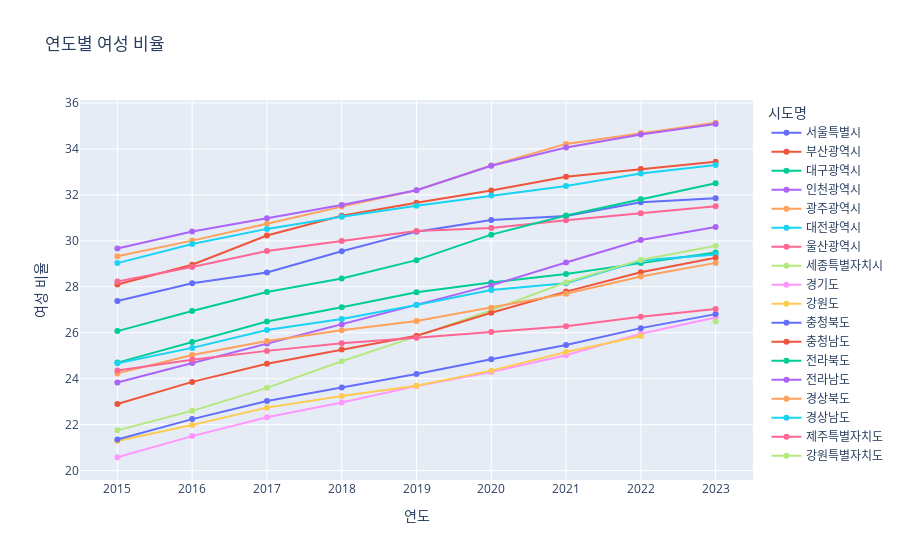

Source (notebook cell):
### Code cell
fig = px.line(df_all, x='연도', y='여성비율', color='시도명',
              title='연도별 여성 비율',
              labels={'연도': '연도', '여성비율': '여성 비율'},
              markers=True)
fig

### Figure 1 — Plotly figure (JSON) as saved in the notebook; plotly's stock layout.template omitted (floating-point values rounded to 4 significant figures)
{"data": [{"hovertemplate": "시도명=서울특별시<br>연도=%{x}<br>여성 비율=%{y}<extra></extra>", "legendgroup": "서울특별시", "line": {"color": "#636efa", "dash": "solid"}, "marker": {"symbol": "circle"}, "mode": "lines+markers", "name": "서울특별시", "orientation": "v", "showlegend": true, "type": "scatter", "x": [2015, 2016, 2017, 2018, 2019, 2020, 2021, 2022, 2023], "xaxis": "x", "y": [27.38, 28.15, 28.62, 29.55, 30.4, 30.91, 31.08, 31.68, 31.85], "yaxis": "y"}, {"hovertemplate": "시도명=부산광역시<br>연도=%{x}<br>여성 비율=%{y}<extra></extra>", "legendgroup": "부산광역시", "line": {"color": "#EF553B", "dash": "solid"}, "marker": {"symbol": "circle"}, "mode": "lines+markers", "name": "부산광역시", "orientation": "v", "showlegend": true, "type": "scatter", "x": [2015, 2016, 2017, 2018, 2019, 2020, 2021, 2022, 2023], "xaxis": "x", "y": [28.1, 28.96, 30.23, 31.09, 31.66, 32.19, 32.79, 33.13, 33.44], "yaxis": "y"}, {"hovertemplate": "시도명=대구광역시<br>연도=%{x}<br>여성 비율=%{y}<extra></extra>", "legendgroup": "대구광역시", "line": {"color": "#00cc96", "dash": "solid"}, "marker": {"symbol": "circle"}, "mode": "lines+markers", "name": "대구광역시", "orientation": "v", "showlegend": true, "type": "scatter", "x": [2015, 2016, 2017, 2018, 2019, 2020, 2021, 2022, 2023], "xaxis": "x", "y": [24.7, 25.6, 26.49, 27.11, 27.76, 28.19, 28.56, 29.03, 29.49], "yaxis": "y"}, {"hovertemplate": "시도명=인천광역시<br>연도=%{x}<br>여성 비율=%{y}<extra></extra>", "legendgroup": "인천광역시", "line": {"color": "#ab63fa", "dash": "solid"}, "marker": {"symbol": "circle"}, "mode": "lines+markers", "name": "인천광역시", "orientation": "v", "showlegend": true, "type": "scatter", "x": [2015, 2016, 2017, 2018, 2019, 2020, 2021, 2022, 2023], "xaxis": "x", "y": [23.83, 24.68, 25.53, 26.36, 27.22, 28.06, 29.06, 30.04, 30.6], "yaxis": "y"}, {"hovertemplate": "시도명=광주광역시<br>연도=%{x}<br>여성 비율=%{y}<extra></extra>", "legendgroup": "광주광역시", "line": {"color": "#FFA15A", "dash": "solid"}, "marker": {"symbol": "circle"}, "mode": "lines+markers", "name": "광주광역시", "orientation": "v", "showlegend": true, "type": "scatter", "x": [2015, 2016, 2017, 2018, 2019, 2020, 2021, 2022, 2023], "xaxis": "x", "y": [29.33, 30.01, 30.74, 31.49, 32.2, 33.28, 34.22, 34.69, 35.14], "yaxis": "y"}, {"hovertemplate": "시도명=대전광역시<br>연도=%{x}<br>여성 비율=%{y}<extra></extra>", "legendgroup": "대전광역시", "line": {"color": "#19d3f3", "dash": "solid"}, "marker": {"symbol": "circle"}, "mode": "lines+markers", "name": "대전광역시", "orientation": "v", "showlegend": true, "type": "scatter", "x": [2015, 2016, 2017, 2018, 2019, 2020, 2021, 2022, 2023], "xaxis": "x", "y": [24.67, 25.34, 26.12, 26.6, 27.21, 27.86, 28.15, 29.14, 29.4], "yaxis": "y"}, {"hovertemplate": "시도명=울산광역시<br>연도=%{x}<br>여성 비율=%{y}<extra></extra>", "legendgroup": "울산광역시", "line": {"color": "#FF6692", "dash": "solid"}, "marker": {"symbol": "circle"}, "mode": "lines+markers", "name": "울산광역시", "orientation": "v", "showlegend": true, "type": "scatter", "x": [2015, 2016, 2017, 2018, 2019, 2020, 2021, 2022, 2023], "xaxis": "x", "y": [28.23, 28.86, 29.56, 29.99, 30.43, 30.56, 30.9, 31.2, 31.5], "yaxis": "y"}, {"hovertemplate": "시도명=세종특별자치시<br>연도=%{x}<br>여성 비율=%{y}<extra></extra>", "legendgroup": "세종특별자치시", "line": {"color": "#B6E880", "dash": "solid"}, "marker": {"symbol": "circle"}, "mode": "lines+markers", "name": "세종특별자치시", "orientation": "v", "showlegend": true, "type": "scatter", "x": [2015, 2016, 2017, 2018, 2019, 2020, 2021, 2022, 2023], "xaxis": "x", "y": [21.75, 22.6, 23.6, 24.76, 25.84, 26.98, 28.2, 29.17, 29.79], "yaxis": "y"}, {"hovertemplate": "시도명=경기도<br>연도=%{x}<br>여성 비율=%{y}<extra></extra>", "legendgroup": "경기도", "line": {"color": "#FF97FF", "dash": "solid"}, "marker": {"symbol": "circle"}, "mode": "lines+markers", "name": "경기도", "orientation": "v", "showlegend": true, "type": "scatter", "x": [2015, 2016, 2017, 2018, 2019, 2020, 2021, 2022, 2023], "xaxis": "x", "y": [20.58, 21.5, 22.32, 22.96, 23.68, 24.29, 25.02, 25.96, 26.66], "yaxis": "y"}, {"hovertemplate": "시도명=강원도<br>연도=%{x}<br>여성 비율=%{y}<extra></extra>", "legendgroup": "강원도", "line": {"color": "#FECB52", "dash": "solid"}, "marker": {"symbol": "circle"}, "mode": "lines+markers", "name": "강원도", "orientation": "v", "showlegend": true, "type": "scatter", "x": [2015, 2016, 2017, 2018, 2019, 2020, 2021, 2022], "xaxis": "x", "y": [21.29, 21.98, 22.74, 23.25, 23.69, 24.35, 25.16, 25.86], "yaxis": "y"}, {"hovertemplate": "시도명=충청북도<br>연도=%{x}<br>여성 비율=%{y}<extra></extra>", "legendgroup": "충청북도", "line": {"color": "#636efa", "dash": "solid"}, "marker": {"symbol": "circle"}, "mode": "lines+markers", "name": "충청북도", "orientation": "v", "showlegend": true, "type": "scatter", "x": [2015, 2016, 2017, 2018, 2019, 2020, 2021, 2022, 2023], "xaxis": "x", "y": [21.35, 22.24, 23.03, 23.62, 24.2, 24.85, 25.47, 26.2, 26.81], "yaxis": "y"}, {"hovertemplate": "시도명=충청남도<br>연도=%{x}<br>여성 비율=%{y}<extra></extra>", "legendgroup": "충청남도", "line": {"color": "#EF553B", "dash": "solid"}, "marker": {"symbol": "circle"}, "mode": "lines+markers", "name": "충청남도", "orientation": "v", "showlegend": true, "type": "scatter", "x": [2015, 2016, 2017, 2018, 2019, 2020, 2021, 2022, 2023], "xaxis": "x", "y": [22.9, 23.86, 24.65, 25.27, 25.87, 26.87, 27.79, 28.63, 29.26], "yaxis": "y"}, {"hovertemplate": "시도명=전라북도<br>연도=%{x}<br>여성 비율=%{y}<extra></extra>", "legendgroup": "전라북도", "line": {"color": "#00cc96", "dash": "solid"}, "marker": {"symbol": "circle"}, "mode": "lines+markers", "name": "전라북도", "orientation": "v", "showlegend": true, "type": "scatter", "x": [2015, 2016, 2017, 2018, 2019, 2020, 2021, 2022, 2023], "xaxis": "x", "y": [26.07, 26.95, 27.77, 28.36, 29.16, 30.27, 31.1, 31.81, 32.51], "yaxis": "y"}, {"hovertemplate": "시도명=전라남도<br>연도=%{x}<br>여성 비율=%{y}<extra></extra>", "legendgroup": "전라남도", "line": {"color": "#ab63fa", "dash": "solid"}, "marker": {"symbol": "circle"}, "mode": "lines+markers", "name": "전라남도", "orientation": "v", "showlegend": true, "type": "scatter", "x": [2015, 2016, 2017, 2018, 2019, 2020, 2021, 2022, 2023], "xaxis": "x", "y": [29.67, 30.41, 30.98, 31.56, 32.2, 33.27, 34.06, 34.63, 35.09], "yaxis": "y"}, {"hovertemplate": "시도명=경상북도<br>연도=%{x}<br>여성 비율=%{y}<extra></extra>", "legendgroup": "경상북도", "line": {"color": "#FFA15A", "dash": "solid"}, "marker": {"symbol": "circle"}, "mode": "lines+markers", "name": "경상북도", "orientation": "v", "showlegend": true, "type": "scatter", "x": [2015, 2016, 2017, 2018, 2019, 2020, 2021, 2022, 2023], "xaxis": "x", "y": [24.23, 25.03, 25.64, 26.11, 26.51, 27.09, 27.7, 28.45, 29.04], "yaxis": "y"}, {"hovertemplate": "시도명=경상남도<br>연도=%{x}<br>여성 비율=%{y}<extra></extra>", "legendgroup": "경상남도", "line": {"color": "#19d3f3", "dash": "solid"}, "marker": {"symbol": "circle"}, "mode": "lines+markers", "name": "경상남도", "orientation": "v", "showlegend": true, "type": "scatter", "x": [2015, 2016, 2017, 2018, 2019, 2020, 2021, 2022, 2023], "xaxis": "x", "y": [29.03, 29.86, 30.52, 31.05, 31.53, 31.97, 32.39, 32.93, 33.3], "yaxis": "y"}, {"hovertemplate": "시도명=제주특별자치도<br>연도=%{x}<br>여성 비율=%{y}<extra></extra>", "legendgroup": "제주특별자치도", "line": {"color": "#FF6692", "dash": "solid"}, "marker": {"symbol": "circle"}, "mode": "lines+markers", "name": "제주특별자치도", "orientation": "v", "showlegend": true, "type": "scatter", "x": [2015, 2016, 2017, 2018, 2019, 2020, 2021, 2022, 2023], "xaxis": "x", "y": [24.36, 24.82, 25.21, 25.54, 25.78, 26.03, 26.28, 26.7, 27.03], "yaxis": "y"}, {"hovertemplate": "시도명=강원특별자치도<br>연도=%{x}<br>여성 비율=%{y}<extra></extra>", "legendgroup": "강원특별자치도", "line": {"color": "#B6E880", "dash": "solid"}, "marker": {"symbol": "circle"}, "mode": "lines+markers", "name": "강원특별자치도", "orientation": "v", "showlegend": true, "type": "scatter", "x": [2023], "xaxis": "x", "y": [26.49], "yaxis": "y"}], "layout": {"autosize": true, "legend": {"title": {"text": "시도명"}, "tracegroupgap": 0}, "title": {"text": "연도별 여성 비율"}, "xaxis": {"anchor": "y", "autorange": true, "domain": [0, 1], "range": [2014.0, 2024.0], "title": {"text": "연도"}, "type": "linear"}, "yaxis": {"anchor": "x", "autorange": true, "domain": [0, 1], "range": [19.38, 36.34], "title": {"text": "여성 비율"}, "type": "linear"}}}
